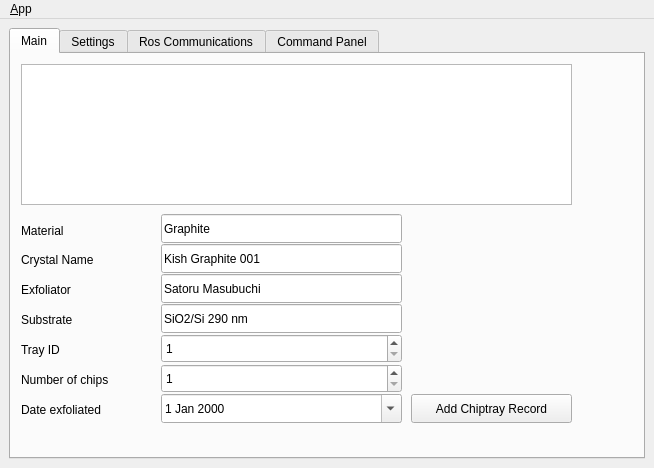
<?xml version="1.0" encoding="UTF-8"?>
<ui version="4.0">
 <class>MainWindowDesign</class>
 <widget class="QMainWindow" name="MainWindowDesign">
  <property name="geometry">
   <rect>
    <x>0</x>
    <y>0</y>
    <width>654</width>
    <height>468</height>
   </rect>
  </property>
  <property name="windowTitle">
   <string>QRosApp</string>
  </property>
  <property name="windowIcon">
   <iconset resource="../resources/images.qrc">
    <normaloff>:/images/icon.png</normaloff>:/images/icon.png</iconset>
  </property>
  <property name="locale">
   <locale language="English" country="Australia"/>
  </property>
  <widget class="QWidget" name="centralwidget">
   <layout class="QHBoxLayout">
    <item>
     <widget class="QTabWidget" name="tab_manager">
      <property name="minimumSize">
       <size>
        <width>100</width>
        <height>0</height>
       </size>
      </property>
      <property name="locale">
       <locale language="English" country="Australia"/>
      </property>
      <property name="currentIndex">
       <number>0</number>
      </property>
      <widget class="QWidget" name="tab">
       <attribute name="title">
        <string>Main</string>
       </attribute>
       <widget class="QPushButton" name="pushButton_AddRecord">
        <property name="geometry">
         <rect>
          <x>400</x>
          <y>340</y>
          <width>161</width>
          <height>29</height>
         </rect>
        </property>
        <property name="text">
         <string>Add Chiptray Record</string>
        </property>
       </widget>
       <widget class="QLineEdit" name="lineEdit_MaterialName">
        <property name="geometry">
         <rect>
          <x>150</x>
          <y>160</y>
          <width>241</width>
          <height>29</height>
         </rect>
        </property>
        <property name="text">
         <string>Graphite</string>
        </property>
       </widget>
       <widget class="QLabel" name="label_4">
        <property name="geometry">
         <rect>
          <x>10</x>
          <y>161</y>
          <width>101</width>
          <height>31</height>
         </rect>
        </property>
        <property name="text">
         <string>Material</string>
        </property>
       </widget>
       <widget class="QLabel" name="label_5">
        <property name="geometry">
         <rect>
          <x>10</x>
          <y>220</y>
          <width>101</width>
          <height>31</height>
         </rect>
        </property>
        <property name="text">
         <string>Exfoliator</string>
        </property>
       </widget>
       <widget class="QLineEdit" name="lineEdit_ExfoliatorName">
        <property name="geometry">
         <rect>
          <x>150</x>
          <y>220</y>
          <width>241</width>
          <height>29</height>
         </rect>
        </property>
        <property name="text">
         <string>Satoru Masubuchi</string>
        </property>
       </widget>
       <widget class="QLabel" name="label_6">
        <property name="geometry">
         <rect>
          <x>10</x>
          <y>250</y>
          <width>101</width>
          <height>31</height>
         </rect>
        </property>
        <property name="text">
         <string>Substrate</string>
        </property>
       </widget>
       <widget class="QLineEdit" name="lineEdit_SubstrateName">
        <property name="geometry">
         <rect>
          <x>150</x>
          <y>250</y>
          <width>241</width>
          <height>29</height>
         </rect>
        </property>
        <property name="text">
         <string>SiO2/Si 290 nm</string>
        </property>
       </widget>
       <widget class="QLabel" name="label_7">
        <property name="geometry">
         <rect>
          <x>10</x>
          <y>280</y>
          <width>101</width>
          <height>31</height>
         </rect>
        </property>
        <property name="text">
         <string>Tray ID</string>
        </property>
       </widget>
       <widget class="QSpinBox" name="spinBox_TrayID">
        <property name="geometry">
         <rect>
          <x>150</x>
          <y>280</y>
          <width>241</width>
          <height>29</height>
         </rect>
        </property>
        <property name="minimum">
         <number>1</number>
        </property>
        <property name="maximum">
         <number>100000</number>
        </property>
       </widget>
       <widget class="QLabel" name="label_8">
        <property name="geometry">
         <rect>
          <x>10</x>
          <y>310</y>
          <width>121</width>
          <height>31</height>
         </rect>
        </property>
        <property name="text">
         <string>Number of chips</string>
        </property>
       </widget>
       <widget class="QSpinBox" name="spinBox_NumberofChips">
        <property name="geometry">
         <rect>
          <x>150</x>
          <y>310</y>
          <width>241</width>
          <height>29</height>
         </rect>
        </property>
        <property name="minimum">
         <number>1</number>
        </property>
        <property name="maximum">
         <number>36</number>
        </property>
       </widget>
       <widget class="QLabel" name="label_9">
        <property name="geometry">
         <rect>
          <x>10</x>
          <y>340</y>
          <width>121</width>
          <height>31</height>
         </rect>
        </property>
        <property name="text">
         <string>Date exfoliated</string>
        </property>
       </widget>
       <widget class="QDateEdit" name="dateEdit_Exfoliated">
        <property name="geometry">
         <rect>
          <x>150</x>
          <y>340</y>
          <width>241</width>
          <height>29</height>
         </rect>
        </property>
        <property name="calendarPopup">
         <bool>true</bool>
        </property>
       </widget>
       <widget class="QTableView" name="tableView">
        <property name="geometry">
         <rect>
          <x>10</x>
          <y>10</y>
          <width>551</width>
          <height>141</height>
         </rect>
        </property>
        <property name="font">
         <font>
          <pointsize>8</pointsize>
         </font>
        </property>
       </widget>
       <widget class="QLabel" name="label_10">
        <property name="geometry">
         <rect>
          <x>10</x>
          <y>190</y>
          <width>101</width>
          <height>31</height>
         </rect>
        </property>
        <property name="text">
         <string>Crystal Name</string>
        </property>
       </widget>
       <widget class="QLineEdit" name="lineEdit_CrystalName">
        <property name="geometry">
         <rect>
          <x>150</x>
          <y>190</y>
          <width>241</width>
          <height>29</height>
         </rect>
        </property>
        <property name="text">
         <string>Kish Graphite 001</string>
        </property>
       </widget>
      </widget>
      <widget class="QWidget" name="tab_2">
       <attribute name="title">
        <string>Settings</string>
       </attribute>
       <widget class="QLineEdit" name="lineEdit_DBHostName">
        <property name="geometry">
         <rect>
          <x>130</x>
          <y>40</y>
          <width>491</width>
          <height>29</height>
         </rect>
        </property>
        <property name="text">
         <string/>
        </property>
       </widget>
       <widget class="QLabel" name="label_14">
        <property name="geometry">
         <rect>
          <x>10</x>
          <y>70</y>
          <width>111</width>
          <height>31</height>
         </rect>
        </property>
        <property name="text">
         <string>DB User Name</string>
        </property>
       </widget>
       <widget class="QLineEdit" name="lineEdit_DBPassword">
        <property name="geometry">
         <rect>
          <x>130</x>
          <y>100</y>
          <width>491</width>
          <height>29</height>
         </rect>
        </property>
        <property name="text">
         <string/>
        </property>
       </widget>
       <widget class="QLabel" name="label_15">
        <property name="geometry">
         <rect>
          <x>10</x>
          <y>100</y>
          <width>111</width>
          <height>31</height>
         </rect>
        </property>
        <property name="text">
         <string>DB Passwd</string>
        </property>
       </widget>
       <widget class="QLineEdit" name="lineEdit_DBUserName">
        <property name="geometry">
         <rect>
          <x>130</x>
          <y>70</y>
          <width>491</width>
          <height>29</height>
         </rect>
        </property>
        <property name="text">
         <string/>
        </property>
       </widget>
       <widget class="QLabel" name="label_13">
        <property name="geometry">
         <rect>
          <x>10</x>
          <y>40</y>
          <width>111</width>
          <height>31</height>
         </rect>
        </property>
        <property name="text">
         <string>DB Host Name</string>
        </property>
       </widget>
       <widget class="QLineEdit" name="lineEdit_DBName">
        <property name="geometry">
         <rect>
          <x>130</x>
          <y>10</y>
          <width>491</width>
          <height>29</height>
         </rect>
        </property>
        <property name="text">
         <string>2dmms_db</string>
        </property>
       </widget>
       <widget class="QLabel" name="label_11">
        <property name="geometry">
         <rect>
          <x>10</x>
          <y>10</y>
          <width>111</width>
          <height>31</height>
         </rect>
        </property>
        <property name="text">
         <string>DB Name</string>
        </property>
       </widget>
      </widget>
      <widget class="QWidget" name="tab_status">
       <attribute name="title">
        <string>Ros Communications</string>
       </attribute>
       <layout class="QVBoxLayout" name="verticalLayout_2">
        <item>
         <widget class="QGroupBox" name="groupBox_12">
          <property name="sizePolicy">
           <sizepolicy hsizetype="MinimumExpanding" vsizetype="Preferred">
            <horstretch>0</horstretch>
            <verstretch>0</verstretch>
           </sizepolicy>
          </property>
          <property name="title">
           <string>Logging</string>
          </property>
          <layout class="QGridLayout" name="gridLayout_3">
           <item row="0" column="0">
            <widget class="QListView" name="view_logging"/>
           </item>
          </layout>
         </widget>
        </item>
       </layout>
      </widget>
      <widget class="QWidget" name="tab_3">
       <attribute name="title">
        <string>Command Panel</string>
       </attribute>
       <widget class="QGroupBox" name="groupBox">
        <property name="geometry">
         <rect>
          <x>10</x>
          <y>10</y>
          <width>287</width>
          <height>311</height>
         </rect>
        </property>
        <property name="title">
         <string>Ros Master</string>
        </property>
        <layout class="QGridLayout" name="gridLayout">
         <item row="0" column="0">
          <widget class="QLabel" name="label">
           <property name="frameShape">
            <enum>QFrame::StyledPanel</enum>
           </property>
           <property name="frameShadow">
            <enum>QFrame::Raised</enum>
           </property>
           <property name="text">
            <string>Ros Master Url</string>
           </property>
          </widget>
         </item>
         <item row="1" column="0" colspan="2">
          <widget class="QLineEdit" name="line_edit_master">
           <property name="text">
            <string>http://192.168.1.2:11311/</string>
           </property>
          </widget>
         </item>
         <item row="2" column="0">
          <widget class="QLabel" name="label_2">
           <property name="frameShape">
            <enum>QFrame::StyledPanel</enum>
           </property>
           <property name="frameShadow">
            <enum>QFrame::Raised</enum>
           </property>
           <property name="text">
            <string>Ros IP</string>
           </property>
          </widget>
         </item>
         <item row="3" column="0" colspan="2">
          <widget class="QLineEdit" name="line_edit_host">
           <property name="text">
            <string>192.168.1.67</string>
           </property>
          </widget>
         </item>
         <item row="4" column="0">
          <widget class="QLabel" name="label_3">
           <property name="frameShape">
            <enum>QFrame::StyledPanel</enum>
           </property>
           <property name="frameShadow">
            <enum>QFrame::Raised</enum>
           </property>
           <property name="text">
            <string>Ros Hostname</string>
           </property>
          </widget>
         </item>
         <item row="5" column="0" colspan="2">
          <widget class="QLineEdit" name="line_edit_topic">
           <property name="enabled">
            <bool>false</bool>
           </property>
           <property name="text">
            <string>unused</string>
           </property>
          </widget>
         </item>
         <item row="6" column="0" colspan="2">
          <widget class="QCheckBox" name="checkbox_use_environment">
           <property name="layoutDirection">
            <enum>Qt::RightToLeft</enum>
           </property>
           <property name="text">
            <string>Use environment variables</string>
           </property>
          </widget>
         </item>
         <item row="7" column="0" colspan="2">
          <widget class="QCheckBox" name="checkbox_remember_settings">
           <property name="layoutDirection">
            <enum>Qt::RightToLeft</enum>
           </property>
           <property name="text">
            <string>Remember settings on startup</string>
           </property>
          </widget>
         </item>
         <item row="8" column="0">
          <spacer name="horizontalSpacer">
           <property name="orientation">
            <enum>Qt::Horizontal</enum>
           </property>
           <property name="sizeHint" stdset="0">
            <size>
             <width>170</width>
             <height>21</height>
            </size>
           </property>
          </spacer>
         </item>
         <item row="8" column="1">
          <widget class="QPushButton" name="button_connect">
           <property name="enabled">
            <bool>true</bool>
           </property>
           <property name="sizePolicy">
            <sizepolicy hsizetype="MinimumExpanding" vsizetype="Fixed">
             <horstretch>0</horstretch>
             <verstretch>0</verstretch>
            </sizepolicy>
           </property>
           <property name="toolTip">
            <string>Set the target to the current joint trajectory state.</string>
           </property>
           <property name="statusTip">
            <string>Clear all waypoints and set the target to the current joint trajectory state.</string>
           </property>
           <property name="text">
            <string>Connect</string>
           </property>
          </widget>
         </item>
        </layout>
       </widget>
       <widget class="QPushButton" name="quit_button">
        <property name="geometry">
         <rect>
          <x>10</x>
          <y>330</y>
          <width>307</width>
          <height>29</height>
         </rect>
        </property>
        <property name="sizePolicy">
         <sizepolicy hsizetype="MinimumExpanding" vsizetype="Fixed">
          <horstretch>0</horstretch>
          <verstretch>0</verstretch>
         </sizepolicy>
        </property>
        <property name="text">
         <string>Quit</string>
        </property>
       </widget>
      </widget>
     </widget>
    </item>
   </layout>
  </widget>
  <widget class="QMenuBar" name="menubar">
   <property name="geometry">
    <rect>
     <x>0</x>
     <y>0</y>
     <width>654</width>
     <height>27</height>
    </rect>
   </property>
   <widget class="QMenu" name="menu_File">
    <property name="title">
     <string>&amp;App</string>
    </property>
    <addaction name="action_Preferences"/>
    <addaction name="separator"/>
    <addaction name="actionAbout"/>
    <addaction name="actionAbout_Qt"/>
    <addaction name="separator"/>
    <addaction name="action_Quit"/>
   </widget>
   <addaction name="menu_File"/>
  </widget>
  <action name="action_Quit">
   <property name="text">
    <string>&amp;Quit</string>
   </property>
   <property name="shortcut">
    <string>Ctrl+Q</string>
   </property>
   <property name="shortcutContext">
    <enum>Qt::ApplicationShortcut</enum>
   </property>
  </action>
  <action name="action_Preferences">
   <property name="text">
    <string>&amp;Preferences</string>
   </property>
  </action>
  <action name="actionAbout">
   <property name="text">
    <string>&amp;About</string>
   </property>
  </action>
  <action name="actionAbout_Qt">
   <property name="text">
    <string>About &amp;Qt</string>
   </property>
  </action>
 </widget>
 <resources>
  <include location="../resources/images.qrc"/>
 </resources>
 <connections>
  <connection>
   <sender>action_Quit</sender>
   <signal>triggered()</signal>
   <receiver>MainWindowDesign</receiver>
   <slot>close()</slot>
   <hints>
    <hint type="sourcelabel">
     <x>-1</x>
     <y>-1</y>
    </hint>
    <hint type="destinationlabel">
     <x>399</x>
     <y>299</y>
    </hint>
   </hints>
  </connection>
  <connection>
   <sender>quit_button</sender>
   <signal>clicked()</signal>
   <receiver>MainWindowDesign</receiver>
   <slot>close()</slot>
   <hints>
    <hint type="sourcelabel">
     <x>859</x>
     <y>552</y>
    </hint>
    <hint type="destinationlabel">
     <x>469</x>
     <y>299</y>
    </hint>
   </hints>
  </connection>
 </connections>
</ui>
